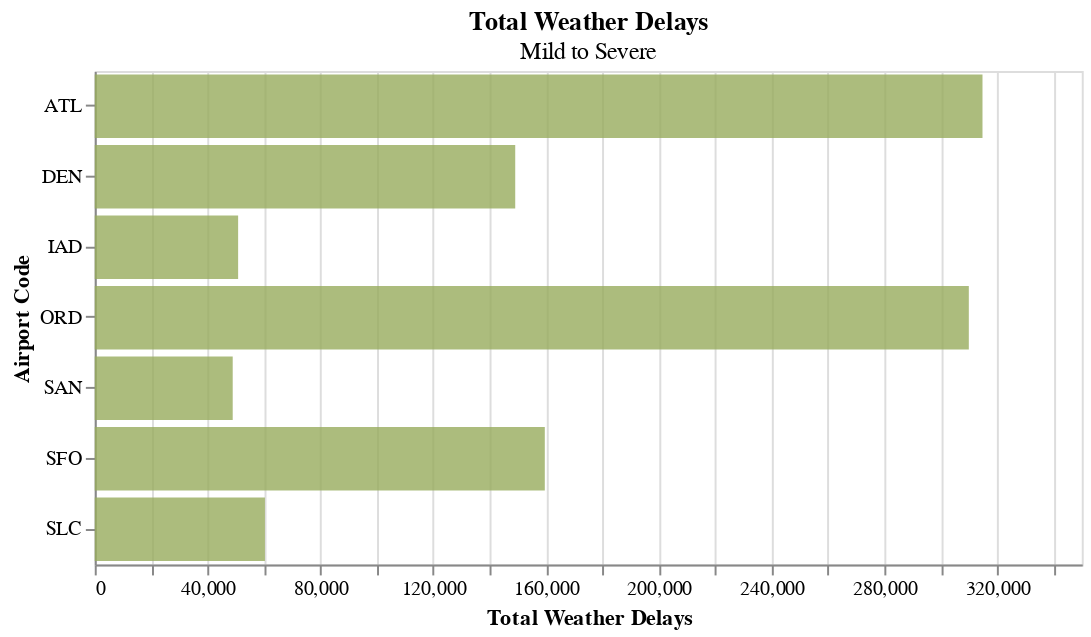

Write notebook code for a chart like this one.
### Markdown cell above
## Question 4

### Code cell
(alt.Chart(q3_table)
    .mark_bar(color='#98AC5D', opacity=0.8)
    .encode(x = alt.X('total_weather_delays', axis=alt.Axis(title='Total Weather Delays')),
        y = alt.Y('airport_code', axis=alt.Axis(title='Airport Code'))
        )
    .properties(
        height = 250,
        width = 500,
        title = {'text': 'Total Weather Delays', 'subtitle': 'Mild to Severe'}
    )    
)

### Figure 1 — Vega-Lite specification as saved in the notebook (floating-point values rounded to 4 significant figures)
{"config": {"view": {"continuousWidth": 400, "continuousHeight": 300}}, "data": {"name": "data-ea1ec26b1d90d3b93aba2eaf5a0edb89"}, "mark": {"type": "bar", "color": "#98AC5D", "opacity": 0.8}, "encoding": {"x": {"type": "quantitative", "axis": {"title": "Total Weather Delays"}, "field": "total_weather_delays"}, "y": {"type": "nominal", "axis": {"title": "Airport Code"}, "field": "airport_code"}}, "height": 250, "title": {"text": "Total Weather Delays", "subtitle": "Mild to Severe"}, "width": 500, "$schema": "https://vega.github.io/schema/vega-lite/v4.8.1.json", "datasets": {"data-ea1ec26b1d90d3b93aba2eaf5a0edb89": [{"airport_code": "SFO", "total_weather_delays": 159600.0, "total_flights": 1630945, "severe": 10377, "mild_late": 37250.0, "mild_nas": 112000.0, "percent_delay_weather": 9.785}, {"airport_code": "ORD", "total_weather_delays": 310000.0, "total_flights": 3597588, "severe": 20765, "mild_late": 81050.0, "mild_nas": 208100.0, "percent_delay_weather": 8.616}, {"airport_code": "ATL", "total_weather_delays": 314800.0, "total_flights": 4430047, "severe": 32375, "mild_late": 70680.0, "mild_nas": 211700.0, "percent_delay_weather": 7.106}, {"airport_code": "IAD", "total_weather_delays": 50840.0, "total_flights": 851571, "severe": 4794, "mild_late": 19450.0, "mild_nas": 26600.0, "percent_delay_weather": 5.97}, {"airport_code": "DEN", "total_weather_delays": 149100.0, "total_flights": 2513974, "severe": 13836, "mild_late": 54000.0, "mild_nas": 81270.0, "percent_delay_weather": 5.931}, {"airport_code": "SAN", "total_weather_delays": 48920.0, "total_flights": 917862, "severe": 4320, "mild_late": 21180.0, "mild_nas": 23420.0, "percent_delay_weather": 5.33}, {"airport_code": "SLC", "total_weather_delays": 60350.0, "total_flights": 1403384, "severe": 6831, "mild_late": 23840.0, "mild_nas": 29680.0, "percent_delay_weather": 4.3}]}}
